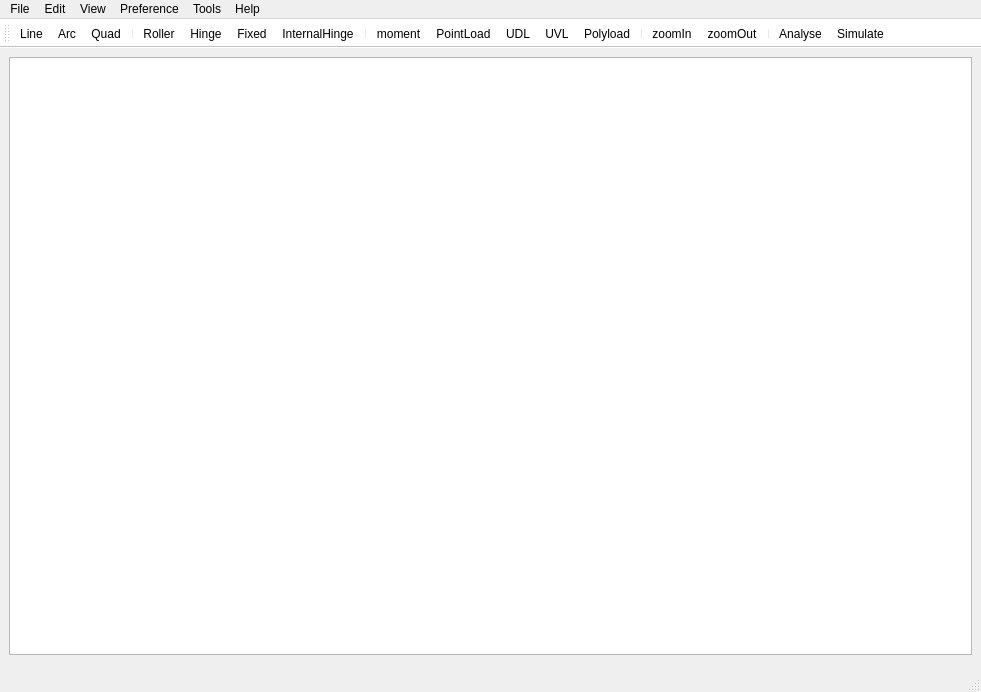
<?xml version="1.0" encoding="UTF-8"?>
<ui version="4.0">
 <class>MainWindow</class>
 <widget class="QMainWindow" name="MainWindow">
  <property name="windowModality">
   <enum>Qt::NonModal</enum>
  </property>
  <property name="geometry">
   <rect>
    <x>0</x>
    <y>0</y>
    <width>981</width>
    <height>692</height>
   </rect>
  </property>
  <property name="mouseTracking">
   <bool>true</bool>
  </property>
  <property name="windowTitle">
   <string>StructDote</string>
  </property>
  <property name="windowIcon">
   <iconset>
    <normaloff>:/icons/SDicon.svg</normaloff>:/icons/SDicon.svg</iconset>
  </property>
  <widget class="QWidget" name="centralwidget">
   <layout class="QGridLayout" name="gridLayout">
    <item row="0" column="0">
     <widget class="QGraphicsView" name="graphicsView">
      <property name="mouseTracking">
       <bool>true</bool>
      </property>
     </widget>
    </item>
   </layout>
  </widget>
  <widget class="QMenuBar" name="menubar">
   <property name="geometry">
    <rect>
     <x>0</x>
     <y>0</y>
     <width>981</width>
     <height>26</height>
    </rect>
   </property>
   <widget class="QMenu" name="menuFile">
    <property name="title">
     <string>File</string>
    </property>
    <addaction name="actionNew"/>
    <addaction name="actionOpen"/>
    <addaction name="actionSave"/>
    <addaction name="actionSave_As"/>
    <addaction name="separator"/>
    <addaction name="actionPrint"/>
    <addaction name="actionShare"/>
    <addaction name="separator"/>
    <addaction name="actionClose"/>
   </widget>
   <widget class="QMenu" name="menuEdit">
    <property name="title">
     <string>Edit</string>
    </property>
    <addaction name="actionUndo"/>
    <addaction name="actionRedo"/>
    <addaction name="separator"/>
    <addaction name="actionCut"/>
    <addaction name="actionCopy"/>
    <addaction name="actionPaste"/>
    <addaction name="separator"/>
    <addaction name="actionObjects"/>
   </widget>
   <widget class="QMenu" name="menuView">
    <property name="title">
     <string>View</string>
    </property>
    <widget class="QMenu" name="menuCamera">
     <property name="title">
      <string>Camera</string>
     </property>
     <widget class="QMenu" name="menuElevation">
      <property name="title">
       <string>Elevation</string>
      </property>
      <addaction name="actionFront"/>
      <addaction name="actionLeft"/>
      <addaction name="actionRight"/>
      <addaction name="actionBack"/>
     </widget>
     <addaction name="actionPlan"/>
     <addaction name="menuElevation"/>
    </widget>
    <addaction name="actionToolbar"/>
    <addaction name="actionObject_Tree"/>
    <addaction name="separator"/>
    <addaction name="actionOthrograpic"/>
    <addaction name="menuCamera"/>
    <addaction name="separator"/>
    <addaction name="actionGrid"/>
    <addaction name="actionAxis"/>
    <addaction name="separator"/>
    <addaction name="actionDark_Mode"/>
    <addaction name="actionClear_Screen"/>
   </widget>
   <widget class="QMenu" name="menuPreference">
    <property name="title">
     <string>Preference</string>
    </property>
    <addaction name="actionUnits"/>
    <addaction name="actionColor_profile"/>
   </widget>
   <widget class="QMenu" name="menuRun_Script">
    <property name="title">
     <string>Tools</string>
    </property>
    <addaction name="actionScript"/>
    <addaction name="actionMOI_calculator"/>
    <addaction name="actionConsole"/>
   </widget>
   <widget class="QMenu" name="menuHelp">
    <property name="title">
     <string>Help</string>
    </property>
    <addaction name="actionAbout"/>
    <addaction name="actionManual"/>
    <addaction name="actionUpdate"/>
    <addaction name="actionLicense"/>
   </widget>
   <addaction name="menuFile"/>
   <addaction name="menuEdit"/>
   <addaction name="menuView"/>
   <addaction name="menuPreference"/>
   <addaction name="menuRun_Script"/>
   <addaction name="menuHelp"/>
  </widget>
  <widget class="QStatusBar" name="statusbar">
   <property name="font">
    <font>
     <pointsize>14</pointsize>
    </font>
   </property>
  </widget>
  <widget class="QToolBar" name="toolBar">
   <property name="enabled">
    <bool>true</bool>
   </property>
   <property name="palette">
    <palette>
     <active>
      <colorrole role="WindowText">
       <brush brushstyle="SolidPattern">
        <color alpha="255">
         <red>0</red>
         <green>0</green>
         <blue>0</blue>
        </color>
       </brush>
      </colorrole>
      <colorrole role="Button">
       <brush brushstyle="SolidPattern">
        <color alpha="255">
         <red>255</red>
         <green>255</green>
         <blue>255</blue>
        </color>
       </brush>
      </colorrole>
      <colorrole role="Light">
       <brush brushstyle="SolidPattern">
        <color alpha="255">
         <red>255</red>
         <green>255</green>
         <blue>255</blue>
        </color>
       </brush>
      </colorrole>
      <colorrole role="Midlight">
       <brush brushstyle="SolidPattern">
        <color alpha="255">
         <red>255</red>
         <green>255</green>
         <blue>255</blue>
        </color>
       </brush>
      </colorrole>
      <colorrole role="Dark">
       <brush brushstyle="SolidPattern">
        <color alpha="255">
         <red>127</red>
         <green>127</green>
         <blue>127</blue>
        </color>
       </brush>
      </colorrole>
      <colorrole role="Mid">
       <brush brushstyle="SolidPattern">
        <color alpha="255">
         <red>170</red>
         <green>170</green>
         <blue>170</blue>
        </color>
       </brush>
      </colorrole>
      <colorrole role="Text">
       <brush brushstyle="SolidPattern">
        <color alpha="255">
         <red>0</red>
         <green>0</green>
         <blue>0</blue>
        </color>
       </brush>
      </colorrole>
      <colorrole role="BrightText">
       <brush brushstyle="SolidPattern">
        <color alpha="255">
         <red>255</red>
         <green>255</green>
         <blue>255</blue>
        </color>
       </brush>
      </colorrole>
      <colorrole role="ButtonText">
       <brush brushstyle="SolidPattern">
        <color alpha="255">
         <red>0</red>
         <green>0</green>
         <blue>0</blue>
        </color>
       </brush>
      </colorrole>
      <colorrole role="Base">
       <brush brushstyle="SolidPattern">
        <color alpha="255">
         <red>255</red>
         <green>255</green>
         <blue>255</blue>
        </color>
       </brush>
      </colorrole>
      <colorrole role="Window">
       <brush brushstyle="SolidPattern">
        <color alpha="255">
         <red>255</red>
         <green>255</green>
         <blue>255</blue>
        </color>
       </brush>
      </colorrole>
      <colorrole role="Shadow">
       <brush brushstyle="SolidPattern">
        <color alpha="255">
         <red>0</red>
         <green>0</green>
         <blue>0</blue>
        </color>
       </brush>
      </colorrole>
      <colorrole role="AlternateBase">
       <brush brushstyle="SolidPattern">
        <color alpha="255">
         <red>255</red>
         <green>255</green>
         <blue>255</blue>
        </color>
       </brush>
      </colorrole>
      <colorrole role="ToolTipBase">
       <brush brushstyle="SolidPattern">
        <color alpha="255">
         <red>255</red>
         <green>255</green>
         <blue>255</blue>
        </color>
       </brush>
      </colorrole>
      <colorrole role="ToolTipText">
       <brush brushstyle="SolidPattern">
        <color alpha="255">
         <red>0</red>
         <green>0</green>
         <blue>0</blue>
        </color>
       </brush>
      </colorrole>
     </active>
     <inactive>
      <colorrole role="WindowText">
       <brush brushstyle="SolidPattern">
        <color alpha="255">
         <red>0</red>
         <green>0</green>
         <blue>0</blue>
        </color>
       </brush>
      </colorrole>
      <colorrole role="Button">
       <brush brushstyle="SolidPattern">
        <color alpha="255">
         <red>255</red>
         <green>255</green>
         <blue>255</blue>
        </color>
       </brush>
      </colorrole>
      <colorrole role="Light">
       <brush brushstyle="SolidPattern">
        <color alpha="255">
         <red>255</red>
         <green>255</green>
         <blue>255</blue>
        </color>
       </brush>
      </colorrole>
      <colorrole role="Midlight">
       <brush brushstyle="SolidPattern">
        <color alpha="255">
         <red>255</red>
         <green>255</green>
         <blue>255</blue>
        </color>
       </brush>
      </colorrole>
      <colorrole role="Dark">
       <brush brushstyle="SolidPattern">
        <color alpha="255">
         <red>127</red>
         <green>127</green>
         <blue>127</blue>
        </color>
       </brush>
      </colorrole>
      <colorrole role="Mid">
       <brush brushstyle="SolidPattern">
        <color alpha="255">
         <red>170</red>
         <green>170</green>
         <blue>170</blue>
        </color>
       </brush>
      </colorrole>
      <colorrole role="Text">
       <brush brushstyle="SolidPattern">
        <color alpha="255">
         <red>0</red>
         <green>0</green>
         <blue>0</blue>
        </color>
       </brush>
      </colorrole>
      <colorrole role="BrightText">
       <brush brushstyle="SolidPattern">
        <color alpha="255">
         <red>255</red>
         <green>255</green>
         <blue>255</blue>
        </color>
       </brush>
      </colorrole>
      <colorrole role="ButtonText">
       <brush brushstyle="SolidPattern">
        <color alpha="255">
         <red>0</red>
         <green>0</green>
         <blue>0</blue>
        </color>
       </brush>
      </colorrole>
      <colorrole role="Base">
       <brush brushstyle="SolidPattern">
        <color alpha="255">
         <red>255</red>
         <green>255</green>
         <blue>255</blue>
        </color>
       </brush>
      </colorrole>
      <colorrole role="Window">
       <brush brushstyle="SolidPattern">
        <color alpha="255">
         <red>255</red>
         <green>255</green>
         <blue>255</blue>
        </color>
       </brush>
      </colorrole>
      <colorrole role="Shadow">
       <brush brushstyle="SolidPattern">
        <color alpha="255">
         <red>0</red>
         <green>0</green>
         <blue>0</blue>
        </color>
       </brush>
      </colorrole>
      <colorrole role="AlternateBase">
       <brush brushstyle="SolidPattern">
        <color alpha="255">
         <red>255</red>
         <green>255</green>
         <blue>255</blue>
        </color>
       </brush>
      </colorrole>
      <colorrole role="ToolTipBase">
       <brush brushstyle="SolidPattern">
        <color alpha="255">
         <red>255</red>
         <green>255</green>
         <blue>255</blue>
        </color>
       </brush>
      </colorrole>
      <colorrole role="ToolTipText">
       <brush brushstyle="SolidPattern">
        <color alpha="255">
         <red>0</red>
         <green>0</green>
         <blue>0</blue>
        </color>
       </brush>
      </colorrole>
     </inactive>
     <disabled>
      <colorrole role="WindowText">
       <brush brushstyle="SolidPattern">
        <color alpha="255">
         <red>127</red>
         <green>127</green>
         <blue>127</blue>
        </color>
       </brush>
      </colorrole>
      <colorrole role="Button">
       <brush brushstyle="SolidPattern">
        <color alpha="255">
         <red>255</red>
         <green>255</green>
         <blue>255</blue>
        </color>
       </brush>
      </colorrole>
      <colorrole role="Light">
       <brush brushstyle="SolidPattern">
        <color alpha="255">
         <red>255</red>
         <green>255</green>
         <blue>255</blue>
        </color>
       </brush>
      </colorrole>
      <colorrole role="Midlight">
       <brush brushstyle="SolidPattern">
        <color alpha="255">
         <red>255</red>
         <green>255</green>
         <blue>255</blue>
        </color>
       </brush>
      </colorrole>
      <colorrole role="Dark">
       <brush brushstyle="SolidPattern">
        <color alpha="255">
         <red>127</red>
         <green>127</green>
         <blue>127</blue>
        </color>
       </brush>
      </colorrole>
      <colorrole role="Mid">
       <brush brushstyle="SolidPattern">
        <color alpha="255">
         <red>170</red>
         <green>170</green>
         <blue>170</blue>
        </color>
       </brush>
      </colorrole>
      <colorrole role="Text">
       <brush brushstyle="SolidPattern">
        <color alpha="255">
         <red>127</red>
         <green>127</green>
         <blue>127</blue>
        </color>
       </brush>
      </colorrole>
      <colorrole role="BrightText">
       <brush brushstyle="SolidPattern">
        <color alpha="255">
         <red>255</red>
         <green>255</green>
         <blue>255</blue>
        </color>
       </brush>
      </colorrole>
      <colorrole role="ButtonText">
       <brush brushstyle="SolidPattern">
        <color alpha="255">
         <red>127</red>
         <green>127</green>
         <blue>127</blue>
        </color>
       </brush>
      </colorrole>
      <colorrole role="Base">
       <brush brushstyle="SolidPattern">
        <color alpha="255">
         <red>255</red>
         <green>255</green>
         <blue>255</blue>
        </color>
       </brush>
      </colorrole>
      <colorrole role="Window">
       <brush brushstyle="SolidPattern">
        <color alpha="255">
         <red>255</red>
         <green>255</green>
         <blue>255</blue>
        </color>
       </brush>
      </colorrole>
      <colorrole role="Shadow">
       <brush brushstyle="SolidPattern">
        <color alpha="255">
         <red>0</red>
         <green>0</green>
         <blue>0</blue>
        </color>
       </brush>
      </colorrole>
      <colorrole role="AlternateBase">
       <brush brushstyle="SolidPattern">
        <color alpha="255">
         <red>255</red>
         <green>255</green>
         <blue>255</blue>
        </color>
       </brush>
      </colorrole>
      <colorrole role="ToolTipBase">
       <brush brushstyle="SolidPattern">
        <color alpha="255">
         <red>255</red>
         <green>255</green>
         <blue>255</blue>
        </color>
       </brush>
      </colorrole>
      <colorrole role="ToolTipText">
       <brush brushstyle="SolidPattern">
        <color alpha="255">
         <red>0</red>
         <green>0</green>
         <blue>0</blue>
        </color>
       </brush>
      </colorrole>
     </disabled>
    </palette>
   </property>
   <property name="windowTitle">
    <string>toolBar</string>
   </property>
   <property name="autoFillBackground">
    <bool>true</bool>
   </property>
   <property name="iconSize">
    <size>
     <width>40</width>
     <height>30</height>
    </size>
   </property>
   <property name="toolButtonStyle">
    <enum>Qt::ToolButtonIconOnly</enum>
   </property>
   <property name="floatable">
    <bool>true</bool>
   </property>
   <attribute name="toolBarArea">
    <enum>TopToolBarArea</enum>
   </attribute>
   <attribute name="toolBarBreak">
    <bool>false</bool>
   </attribute>
   <addaction name="actionLine"/>
   <addaction name="actionArc"/>
   <addaction name="actionQuad"/>
   <addaction name="separator"/>
   <addaction name="actionRoller"/>
   <addaction name="actionHinge"/>
   <addaction name="actionFixed"/>
   <addaction name="actionInternalHinge"/>
   <addaction name="separator"/>
   <addaction name="actionmoment"/>
   <addaction name="actionPointLoad"/>
   <addaction name="actionUDL"/>
   <addaction name="actionUVL"/>
   <addaction name="actionPolyLoad"/>
   <addaction name="separator"/>
   <addaction name="actionzoomIn"/>
   <addaction name="actionzoomOut"/>
   <addaction name="separator"/>
   <addaction name="actionAnalyse"/>
   <addaction name="actionSimulate"/>
  </widget>
  <action name="actionNew">
   <property name="text">
    <string>New</string>
   </property>
   <property name="toolTip">
    <string>Create new file</string>
   </property>
   <property name="shortcut">
    <string>Ctrl+N</string>
   </property>
  </action>
  <action name="actionOpen">
   <property name="text">
    <string>Open</string>
   </property>
   <property name="toolTip">
    <string>Open existing file</string>
   </property>
   <property name="shortcut">
    <string>Ctrl+O</string>
   </property>
  </action>
  <action name="actionSave">
   <property name="text">
    <string>Save</string>
   </property>
   <property name="toolTip">
    <string>Save current file</string>
   </property>
   <property name="shortcut">
    <string>Ctrl+S</string>
   </property>
  </action>
  <action name="actionSave_As">
   <property name="text">
    <string>Save As</string>
   </property>
   <property name="toolTip">
    <string>Save current file as</string>
   </property>
   <property name="shortcut">
    <string>Ctrl+Shift+S</string>
   </property>
  </action>
  <action name="actionPrint">
   <property name="text">
    <string>Print</string>
   </property>
   <property name="shortcut">
    <string>Ctrl+P</string>
   </property>
  </action>
  <action name="actionShare">
   <property name="text">
    <string>Share</string>
   </property>
  </action>
  <action name="actionClose">
   <property name="text">
    <string>Close</string>
   </property>
  </action>
  <action name="actionUndo">
   <property name="text">
    <string>Undo</string>
   </property>
   <property name="shortcut">
    <string>Ctrl+Z</string>
   </property>
  </action>
  <action name="actionRedo">
   <property name="text">
    <string>Redo</string>
   </property>
   <property name="shortcut">
    <string>Ctrl+Y</string>
   </property>
  </action>
  <action name="actionCut">
   <property name="text">
    <string>Cut</string>
   </property>
   <property name="shortcut">
    <string>Ctrl+X</string>
   </property>
  </action>
  <action name="actionCopy">
   <property name="text">
    <string>Copy</string>
   </property>
   <property name="shortcut">
    <string>Ctrl+C</string>
   </property>
  </action>
  <action name="actionPaste">
   <property name="text">
    <string>Paste</string>
   </property>
   <property name="shortcut">
    <string>Ctrl+V</string>
   </property>
  </action>
  <action name="actionObjects">
   <property name="text">
    <string>Objects</string>
   </property>
  </action>
  <action name="actionToolbar">
   <property name="checkable">
    <bool>true</bool>
   </property>
   <property name="checked">
    <bool>true</bool>
   </property>
   <property name="text">
    <string>Toolbar</string>
   </property>
  </action>
  <action name="actionObject_Tree">
   <property name="text">
    <string>Object Tree</string>
   </property>
  </action>
  <action name="actionOthrograpic">
   <property name="text">
    <string>Othrograpic</string>
   </property>
  </action>
  <action name="actionGrid">
   <property name="checkable">
    <bool>true</bool>
   </property>
   <property name="checked">
    <bool>true</bool>
   </property>
   <property name="text">
    <string>Grid</string>
   </property>
   <property name="shortcut">
    <string>Ctrl+G</string>
   </property>
  </action>
  <action name="actionAxis">
   <property name="checkable">
    <bool>true</bool>
   </property>
   <property name="checked">
    <bool>true</bool>
   </property>
   <property name="text">
    <string>Axis</string>
   </property>
  </action>
  <action name="actionDark_Mode">
   <property name="checkable">
    <bool>true</bool>
   </property>
   <property name="text">
    <string>Dark Mode</string>
   </property>
  </action>
  <action name="actionPlan">
   <property name="text">
    <string>Plan</string>
   </property>
  </action>
  <action name="actionFront">
   <property name="text">
    <string>Front</string>
   </property>
  </action>
  <action name="actionLeft">
   <property name="text">
    <string>Left</string>
   </property>
  </action>
  <action name="actionRight">
   <property name="text">
    <string>Right</string>
   </property>
  </action>
  <action name="actionBack">
   <property name="text">
    <string>Back</string>
   </property>
  </action>
  <action name="actionColor_profile">
   <property name="text">
    <string>Drawing profile</string>
   </property>
  </action>
  <action name="actionSI_Units">
   <property name="text">
    <string>SI Units</string>
   </property>
  </action>
  <action name="actionEngineering_Units">
   <property name="text">
    <string>Engineering Units</string>
   </property>
  </action>
  <action name="actionClear_Screen">
   <property name="text">
    <string>Clear Screen</string>
   </property>
  </action>
  <action name="actionAbout">
   <property name="text">
    <string>About</string>
   </property>
  </action>
  <action name="actionManual">
   <property name="text">
    <string>Manual</string>
   </property>
  </action>
  <action name="actionUpdate">
   <property name="text">
    <string>Update</string>
   </property>
  </action>
  <action name="actionLicense">
   <property name="text">
    <string>License</string>
   </property>
  </action>
  <action name="actionLine">
   <property name="icon">
    <iconset resource="../icons/icons.qrc">
     <normaloff>:/icons/line.png</normaloff>:/icons/line.png</iconset>
   </property>
   <property name="text">
    <string>Line</string>
   </property>
   <property name="toolTip">
    <string>Draw line segemt selecting 2 points</string>
   </property>
   <property name="shortcut">
    <string>L</string>
   </property>
  </action>
  <action name="actionArc">
   <property name="icon">
    <iconset resource="../icons/icons.qrc">
     <normaloff>:/icons/arc.png</normaloff>:/icons/arc.png</iconset>
   </property>
   <property name="text">
    <string>Arc</string>
   </property>
   <property name="toolTip">
    <string>Draw circular segment by selecting 3 points</string>
   </property>
   <property name="shortcut">
    <string>A</string>
   </property>
  </action>
  <action name="actionQuad">
   <property name="icon">
    <iconset resource="../icons/icons.qrc">
     <normaloff>:/icons/quad.png</normaloff>:/icons/quad.png</iconset>
   </property>
   <property name="text">
    <string>Quad</string>
   </property>
   <property name="toolTip">
    <string>Draw quadratic arc selecting 3 points</string>
   </property>
   <property name="shortcut">
    <string>Q</string>
   </property>
  </action>
  <action name="actionRoller">
   <property name="icon">
    <iconset resource="../icons/icons.qrc">
     <normaloff>:/icons/roller.png</normaloff>:/icons/roller.png</iconset>
   </property>
   <property name="text">
    <string>Roller</string>
   </property>
   <property name="toolTip">
    <string>Add Roller support</string>
   </property>
   <property name="shortcut">
    <string>R</string>
   </property>
  </action>
  <action name="actionHinge">
   <property name="icon">
    <iconset resource="../icons/icons.qrc">
     <normaloff>:/icons/hinge.png</normaloff>:/icons/hinge.png</iconset>
   </property>
   <property name="text">
    <string>Hinge</string>
   </property>
   <property name="toolTip">
    <string>Add hinge support</string>
   </property>
   <property name="shortcut">
    <string>H</string>
   </property>
  </action>
  <action name="actionFixed">
   <property name="icon">
    <iconset resource="../icons/icons.qrc">
     <normaloff>:/icons/fixed.png</normaloff>:/icons/fixed.png</iconset>
   </property>
   <property name="text">
    <string>Fixed</string>
   </property>
   <property name="toolTip">
    <string>Add fixed support</string>
   </property>
   <property name="shortcut">
    <string>F</string>
   </property>
  </action>
  <action name="actionInternalHinge">
   <property name="icon">
    <iconset resource="../icons/icons.qrc">
     <normaloff>:/icons/internalHinge.jpg</normaloff>:/icons/internalHinge.jpg</iconset>
   </property>
   <property name="text">
    <string>InternalHinge</string>
   </property>
   <property name="toolTip">
    <string>Add internal hinge support</string>
   </property>
   <property name="shortcut">
    <string>I</string>
   </property>
  </action>
  <action name="actionPointLoad">
   <property name="icon">
    <iconset resource="../icons/icons.qrc">
     <normaloff>:/icons/point.png</normaloff>:/icons/point.png</iconset>
   </property>
   <property name="text">
    <string>PointLoad</string>
   </property>
   <property name="toolTip">
    <string>Add point load to a segment</string>
   </property>
   <property name="shortcut">
    <string>P</string>
   </property>
  </action>
  <action name="actionUDL">
   <property name="icon">
    <iconset resource="../icons/icons.qrc">
     <normaloff>:/icons/UDL.png</normaloff>:/icons/UDL.png</iconset>
   </property>
   <property name="text">
    <string>UDL</string>
   </property>
   <property name="toolTip">
    <string>Add uniformly distrubuted load (degree 0)</string>
   </property>
   <property name="shortcut">
    <string>U</string>
   </property>
  </action>
  <action name="actionUVL">
   <property name="icon">
    <iconset resource="../icons/icons.qrc">
     <normaloff>:/icons/UVL.png</normaloff>:/icons/UVL.png</iconset>
   </property>
   <property name="text">
    <string>UVL</string>
   </property>
   <property name="toolTip">
    <string>Add uniformly varied load (degree 1)</string>
   </property>
   <property name="shortcut">
    <string>V</string>
   </property>
  </action>
  <action name="actionPolyLoad">
   <property name="icon">
    <iconset resource="../icons/icons.qrc">
     <normaloff>:/icons/polyload.png</normaloff>:/icons/polyload.png</iconset>
   </property>
   <property name="text">
    <string>Polyload</string>
   </property>
   <property name="toolTip">
    <string>Add load of higher degree</string>
   </property>
   <property name="shortcut">
    <string>D</string>
   </property>
  </action>
  <action name="actionzoomIn">
   <property name="icon">
    <iconset resource="../icons/icons.qrc">
     <normaloff>:/icons/zoomin.jpg</normaloff>:/icons/zoomin.jpg</iconset>
   </property>
   <property name="text">
    <string>zoomIn</string>
   </property>
   <property name="toolTip">
    <string>zoom in</string>
   </property>
   <property name="shortcut">
    <string>Ctrl+=</string>
   </property>
  </action>
  <action name="actionzoomOut">
   <property name="icon">
    <iconset resource="../icons/icons.qrc">
     <normaloff>:/icons/zoomout.jpg</normaloff>:/icons/zoomout.jpg</iconset>
   </property>
   <property name="text">
    <string>zoomOut</string>
   </property>
   <property name="toolTip">
    <string>zoom out</string>
   </property>
   <property name="shortcut">
    <string>Ctrl+-</string>
   </property>
  </action>
  <action name="actionLine_2">
   <property name="text">
    <string>Line</string>
   </property>
  </action>
  <action name="actionArc_2">
   <property name="text">
    <string>Arc</string>
   </property>
  </action>
  <action name="actionQuad_2">
   <property name="text">
    <string>Quad</string>
   </property>
  </action>
  <action name="actionPoint_load">
   <property name="text">
    <string>Point load</string>
   </property>
  </action>
  <action name="actionUDL_2">
   <property name="text">
    <string>UDL</string>
   </property>
  </action>
  <action name="actionUVL_2">
   <property name="text">
    <string>UVL</string>
   </property>
  </action>
  <action name="actionRoller_2">
   <property name="text">
    <string>Roller</string>
   </property>
  </action>
  <action name="actionHinge_2">
   <property name="text">
    <string>Hinge</string>
   </property>
  </action>
  <action name="actionFixed_2">
   <property name="text">
    <string>Fixed</string>
   </property>
  </action>
  <action name="actionInternal_Hinge">
   <property name="text">
    <string>Internal Hinge</string>
   </property>
  </action>
  <action name="actionmoment">
   <property name="icon">
    <iconset resource="../icons/icons.qrc">
     <normaloff>:/icons/moment.jpg</normaloff>:/icons/moment.jpg</iconset>
   </property>
   <property name="text">
    <string>moment</string>
   </property>
   <property name="toolTip">
    <string>Add external moment to the structure</string>
   </property>
   <property name="shortcut">
    <string>M</string>
   </property>
  </action>
  <action name="actionScript">
   <property name="text">
    <string>Script</string>
   </property>
  </action>
  <action name="actionMOI_calculator">
   <property name="text">
    <string>MOI calculator</string>
   </property>
  </action>
  <action name="actionConsole">
   <property name="text">
    <string>Console</string>
   </property>
  </action>
  <action name="actionAnalyse">
   <property name="icon">
    <iconset resource="../icons/icons.qrc">
     <normaloff>:/icons/analyze.png</normaloff>:/icons/analyze.png</iconset>
   </property>
   <property name="text">
    <string>Analyse</string>
   </property>
   <property name="toolTip">
    <string>Analyse the structure</string>
   </property>
   <property name="shortcut">
    <string>Alt+A</string>
   </property>
  </action>
  <action name="actionSimulate">
   <property name="icon">
    <iconset resource="../icons/icons.qrc">
     <normaloff>:/icons/simulate.png</normaloff>:/icons/simulate.png</iconset>
   </property>
   <property name="text">
    <string>Simulate</string>
   </property>
   <property name="toolTip">
    <string>Simulate deflections</string>
   </property>
   <property name="shortcut">
    <string>Alt+S</string>
   </property>
  </action>
  <action name="actionUnits">
   <property name="text">
    <string>Units</string>
   </property>
  </action>
 </widget>
 <resources>
  <include location="../icons/icons.qrc"/>
 </resources>
 <connections>
  <connection>
   <sender>actionToolbar</sender>
   <signal>toggled(bool)</signal>
   <receiver>toolBar</receiver>
   <slot>setVisible(bool)</slot>
   <hints>
    <hint type="sourcelabel">
     <x>-1</x>
     <y>-1</y>
    </hint>
    <hint type="destinationlabel">
     <x>490</x>
     <y>46</y>
    </hint>
   </hints>
  </connection>
 </connections>
</ui>
